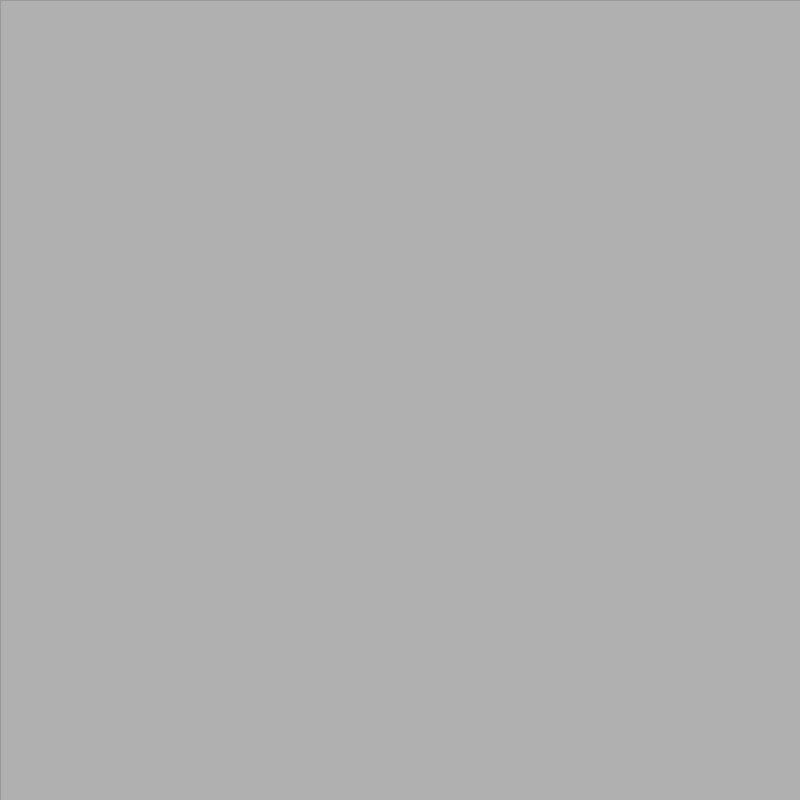
Frame 1 (no input)
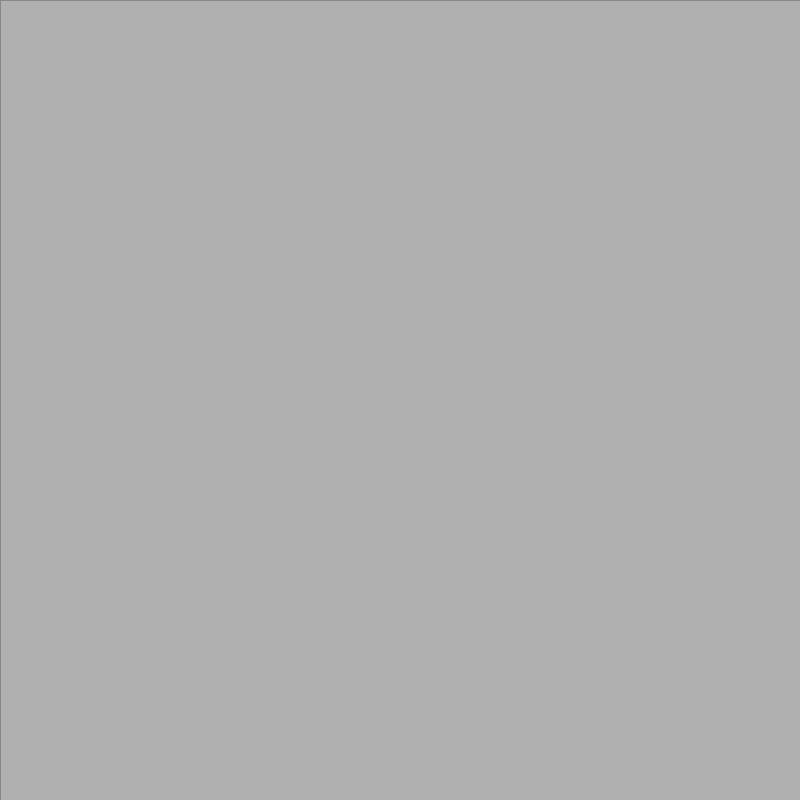
Frame 60 (the mouse pressed at the canvas centre just before this capture)
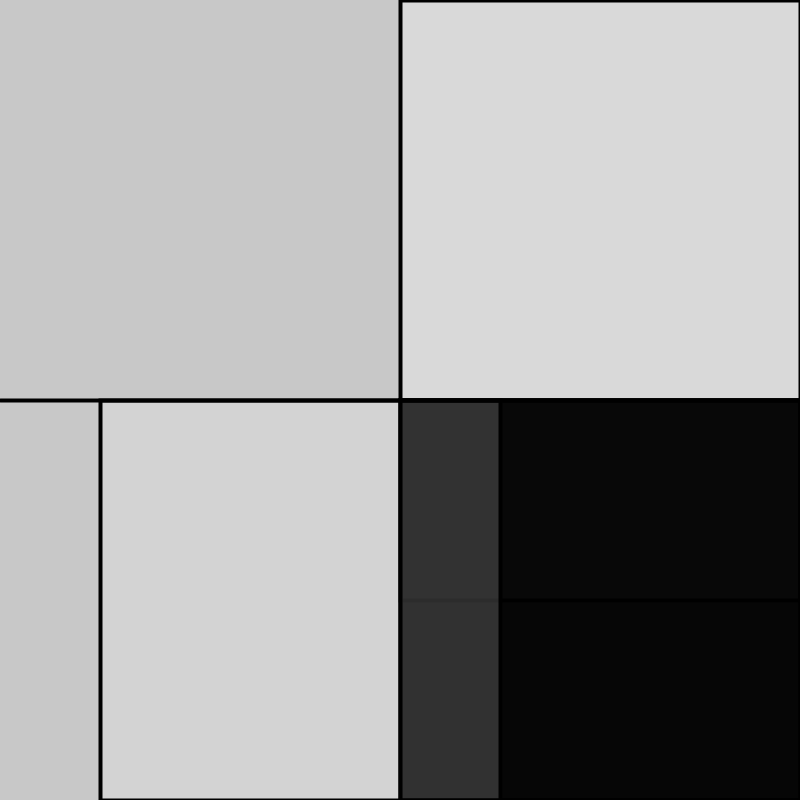
Frame 120 (the mouse held since frame 60 and released just before this capture)

The Processing sketch that drew these frames (run headless with seeded random() and noise(); from frame 60 on, the mouse is pressed at the canvas centre):

// Processing sketch: work2
// ── work2.pde
void setup() {
  size(800,800);
  noStroke();
}

void draw() {
  float x = mouseX;
  float y = mouseY;
  float ix = width - mouseX;
  float iy = height - mouseY;
  background(200);
  fill(255, 150);
  rect(x, height/2, y, y/2);
  fill(0, 159);
  rect(ix, height/2, iy, iy);
  fill(0,200);
  rect(x,height,y,y*2);
  fill(255,80);
  rect(ix,0,iy*2,iy);
  fill(0,230);
  rect(x,ix,y,iy);
  fill(255,50);
  rect(x-300,iy,ix,x);
  fill(0,30);
  rect(x,y,ix,iy);
  stroke(0);
  strokeWeight(x/100);
  line(x*2,0,x*2,height);
  line(0,y,width,y);
  
}
